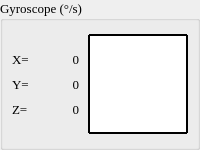
               <widget class="QGroupBox" name="LabelGPGyro">
                <property name="sizePolicy">
                 <sizepolicy hsizetype="Preferred" vsizetype="Maximum">
                  <horstretch>0</horstretch>
                  <verstretch>0</verstretch>
                 </sizepolicy>
                </property>
                <property name="minimumSize">
                 <size>
                  <width>0</width>
                  <height>150</height>
                 </size>
                </property>
                <property name="font">
                 <font>
                  <family>Times New Roman</family>
                  <pointsize>10</pointsize>
                 </font>
                </property>
                <property name="title">
                 <string>Gyroscope (°/s)</string>
                </property>
                <property name="flat">
                 <bool>true</bool>
                </property>
                <layout class="QHBoxLayout" name="horizontalLayout_5">
                 <property name="spacing">
                  <number>3</number>
                 </property>
                 <property name="leftMargin">
                  <number>9</number>
                 </property>
                 <property name="topMargin">
                  <number>9</number>
                 </property>
                 <property name="rightMargin">
                  <number>9</number>
                 </property>
                 <property name="bottomMargin">
                  <number>9</number>
                 </property>
                 <item>
                  <layout class="QFormLayout" name="formLayout_2">
                   <property name="formAlignment">
                    <set>Qt::AlignLeading|Qt::AlignLeft|Qt::AlignVCenter</set>
                   </property>
                   <property name="horizontalSpacing">
                    <number>0</number>
                   </property>
                   <property name="verticalSpacing">
                    <number>10</number>
                   </property>
                   <item row="0" column="0">
                    <widget class="QLabel" name="label_5">
                     <property name="sizePolicy">
                      <sizepolicy hsizetype="Maximum" vsizetype="Preferred">
                       <horstretch>0</horstretch>
                       <verstretch>0</verstretch>
                      </sizepolicy>
                     </property>
                     <property name="text">
                      <string>X=</string>
                     </property>
                    </widget>
                   </item>
                   <item row="1" column="0">
                    <widget class="QLabel" name="label_4">
                     <property name="text">
                      <string>Y=</string>
                     </property>
                    </widget>
                   </item>
                   <item row="2" column="0">
                    <widget class="QLabel" name="label_6">
                     <property name="text">
                      <string>Z=</string>
                     </property>
                    </widget>
                   </item>
                   <item row="0" column="1">
                    <widget class="QLabel" name="LabelGyroY">
                     <property name="minimumSize">
                      <size>
                       <width>50</width>
                       <height>0</height>
                      </size>
                     </property>
                     <property name="maximumSize">
                      <size>
                       <width>50</width>
                       <height>16777215</height>
                      </size>
                     </property>
                     <property name="text">
                      <string>0</string>
                     </property>
                     <property name="alignment">
                      <set>Qt::AlignRight|Qt::AlignTrailing|Qt::AlignVCenter</set>
                     </property>
                    </widget>
                   </item>
                   <item row="1" column="1">
                    <widget class="QLabel" name="LabelGyroX">
                     <property name="minimumSize">
                      <size>
                       <width>50</width>
                       <height>0</height>
                      </size>
                     </property>
                     <property name="maximumSize">
                      <size>
                       <width>50</width>
                       <height>16777215</height>
                      </size>
                     </property>
                     <property name="text">
                      <string>0</string>
                     </property>
                     <property name="alignment">
                      <set>Qt::AlignRight|Qt::AlignTrailing|Qt::AlignVCenter</set>
                     </property>
                    </widget>
                   </item>
                   <item row="2" column="1">
                    <widget class="QLabel" name="LabelGyroZ">
                     <property name="minimumSize">
                      <size>
                       <width>50</width>
                       <height>0</height>
                      </size>
                     </property>
                     <property name="maximumSize">
                      <size>
                       <width>50</width>
                       <height>16777215</height>
                      </size>
                     </property>
                     <property name="text">
                      <string>0</string>
                     </property>
                     <property name="alignment">
                      <set>Qt::AlignRight|Qt::AlignTrailing|Qt::AlignVCenter</set>
                     </property>
                    </widget>
                   </item>
                  </layout>
                 </item>
                 <item>
                  <widget class="QPushButton" name="BTNChartGyr">
                   <property name="sizePolicy">
                    <sizepolicy hsizetype="Fixed" vsizetype="Fixed">
                     <horstretch>0</horstretch>
                     <verstretch>0</verstretch>
                    </sizepolicy>
                   </property>
                   <property name="minimumSize">
                    <size>
                     <width>100</width>
                     <height>100</height>
                    </size>
                   </property>
                   <property name="styleSheet">
                    <string notr="true">QPushButton {
font-size:20px;
background-color: white; 
color: #1f1f1f; 
border-width: 2px;
border-style: solid;
border-color: black;
border-radius:1px;
}
QPushButton:hover:!pressed{
background-color: gray;
color: white;
}
QPushButton:pressed{
background-color: white;
color: black;
}
QPushButton:!enabled {
background-color:white;
color: black;
}</string>
                   </property>
                   <property name="text">
                    <string/>
                   </property>
                   <property name="icon">
                    <iconset resource="resources.qrc">
                     <normaloff>:/images/line-chart.png</normaloff>:/images/line-chart.png</iconset>
                   </property>
                   <property name="iconSize">
                    <size>
                     <width>80</width>
                     <height>80</height>
                    </size>
                   </property>
                  </widget>
                 </item>
                </layout>
               </widget>
